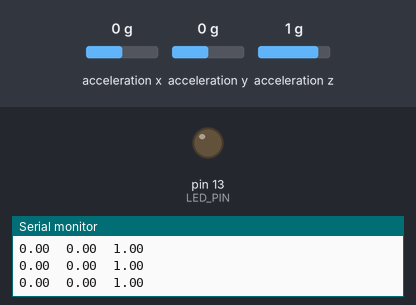
The sketch below on a simulated Arduino Uno, built with avr-gcc and run on an emulated ATmega328P. On the bench: output pins drawn as LEDs (lit = HIGH), the last lines printed to the serial monitor. Dashed ring = blinking. The test bench sets the inputs (shaded band); at power-on: acceleration x 0 g, acceleration y 0 g, acceleration z 1 g.

Above: at 1.2 s.
1.3 s: acceleration x set to -0.9 g
2.8 s: acceleration x set to -1.2 g
At 3.1 s:
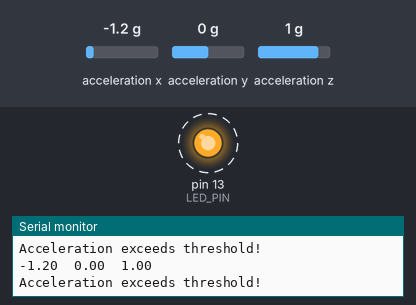
Timing chart, 0 to 11.8 s (numbered marks = the images above; inputs shaded):
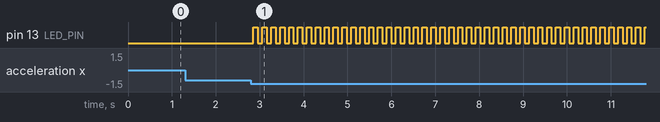

Measured:
- the behaviour switches between -1 and -1.1 g on acceleration x (found by bisection; images 0 and 1)
- after the input at 2.8 s, pin 13 (LED_PIN): alternates HIGH for 0.10 s and LOW for 0.10 s, starting after 0.06 s

The sketch:

acceleration_detector.ino
```cpp
#include <Arduino_LSM6DSOX.h>

#define LED_PIN LED_BUILTIN


const float threshold = 1.0; // Set your threshold value here

void setup() {
  Serial.begin(9600);
  while (!Serial);

  pinMode(LED_PIN, OUTPUT);

  if (!IMU.begin()) {
    Serial.println("Failed to initialize IMU!");
    while (1);
  }

  Serial.print("Accelerometer sample rate = ");
  Serial.print(IMU.accelerationSampleRate());
  Serial.println(" Hz");
  Serial.println();
  Serial.println("Acceleration in g's");
  Serial.println("X\tY\tZ");
}

void loop() {
  float x, y, z;

  if (IMU.accelerationAvailable()) {
    IMU.readAcceleration(x, y, z);

    Serial.print(x);
    Serial.print('\t');
    Serial.print(y);
    Serial.print('\t');
    Serial.println(z);

    // Check for acceleration greater than the threshold
    if (abs(x) > threshold || abs(y) > threshold || abs(z) > threshold) {
      Serial.println("Acceleration exceeds threshold!");

      // Blink LED faster
      digitalWrite(LED_PIN, HIGH);
      delay(100);
      digitalWrite(LED_PIN, LOW);
      delay(100);


  }
}
}
```
